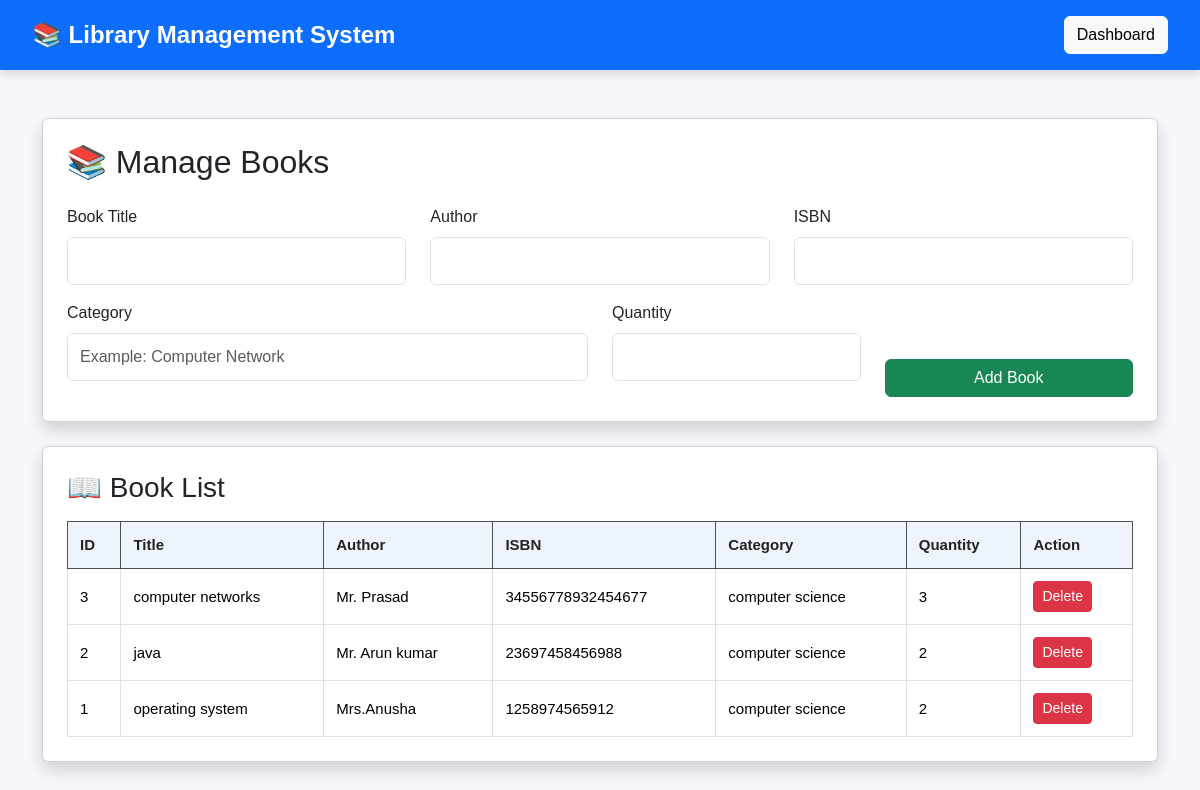
/books, run on the app's committed database.
### tables this page shows
CREATE TABLE books(
        id INTEGER PRIMARY KEY AUTOINCREMENT,
        title TEXT,
        author TEXT,
        isbn TEXT,
        category TEXT,
        quantity INTEGER
    );

### app.py (the view, shortened to what this page needs)
@app.route("/books", methods=["GET", "POST"])
def books():
    conn = get_db()
    cur = conn.cursor()
    cur.execute("""
    SELECT *
    FROM books
    ORDER BY id DESC
    """)
    books = cur.fetchall()
    conn.close()
    return render_template(
        "books.html",
        books=books
    )

### app.py (called while the page is built)
def get_db():
    conn = sqlite3.connect(DATABASE)
    conn.row_factory = sqlite3.Row
    return conn

### templates/books.html (shortened to what this page needs)
<!DOCTYPE html>
<html lang="en">
<head>
    <link href="https://cdn.jsdelivr.net/npm/bootstrap@5.3.3/dist/css/bootstrap.min.css" rel="stylesheet">
    <link rel="stylesheet" href="{{ url_for('static', filename='css/style.css') }}">
</head>
<body>
<nav class="navbar navbar-dark bg-primary">
    <div class="container-fluid">
        <span class="navbar-brand fs-4">
            📚 Library Management System
        </span>
        <a href="/librarian"
           class="btn btn-light">
            Dashboard
        </a>
    </div>
</nav>
<div class="container mt-5">
    <div class="card shadow p-4">
        <h2 class="mb-4">
            📚 Manage Books
        </h2>
        <form method="POST">
            <div class="row">
                <div class="col-md-4 mb-3">
                    <label class="form-label">
                        Book Title
                    </label>
                    <input
                        type="text"
                        name="title"
                        class="form-control"
                        required>
                </div>
                <div class="col-md-4 mb-3">
                    <label class="form-label">
                        Author
                    </label>
                    <input
                        type="text"
                        name="author"
                        class="form-control"
                        required>
                </div>
                <div class="col-md-4 mb-3">
                    <label class="form-label">
                        ISBN
                    </label>
                    <input
                        type="text"
                        name="isbn"
                        class="form-control"
                        required>
                </div>
            </div>
            <div class="row">
                <div class="col-md-6 mb-3">
                    <label class="form-label">
                        Category
                    </label>
                    <input
                        type="text"
                        name="category"
                        class="form-control"
                        placeholder="Example: Computer Network"
                        required>
                </div>
                <div class="col-md-3 mb-3">
                    <label class="form-label">
                        Quantity
                    </label>
                    <input
                        type="number"
                        name="quantity"
                        class="form-control"
                        required>
                </div>
                <div class="col-md-3 d-grid align-items-end">
                    <button
                        class="btn btn-success mt-4">
                        Add Book
                    </button>
                </div>
            </div>
        </form>
    </div>
    <br>
    <div class="card shadow p-4">
        <h3 class="mb-3">
            📖 Book List
        </h3>
        <table class="table table-bordered table-hover">
            <thead class="table-dark">
                <tr>
                    <th>ID</th>
                    <th>Title</th>
                    <th>Author</th>
                    <th>ISBN</th>
                    <th>Category</th>
                    <th>Quantity</th>
                    <th>Action</th>
                </tr>
            </thead>
            <tbody>
            {% for book in books %}
                <tr>
                    <td>{{ book.id }}</td>
                    <td>{{ book.title }}</td>
                    <td>{{ book.author }}</td>
                    <td>{{ book.isbn }}</td>
                    <td>{{ book.category }}</td>
                    <td>{{ book.quantity }}</td>
                    <td>
                        <a
                        href="/delete_book/{{ book.id }}"
                        class="btn btn-danger btn-sm"
                        onclick="return deleteConfirm()">
                            Delete
                        </a>
                    </td>
                </tr>
            {% endfor %}
            </tbody>
        </table>
    </div>
</div>
</body>
</html>

### static/css/style.css (style rules this page uses)
* { margin:0; padding:0; box-sizing:border-box; font-family:Arial, Helvetica, sans-serif; }
body { background:#f5f7fb; }
.form-control, .form-select { height:48px; }
.navbar { background:#1f2937; padding:12px 20px; box-shadow:0 3px 10px rgba(0,0,0,.15); }
.navbar-brand { color:#fff !important; font-weight:bold; }
.table { margin-bottom:0; font-size:15px; }
.table thead th { background:#eef4fb; color:#222; font-weight:600; padding:12px; }
.table td { padding:12px; vertical-align:middle; }

### data on the page
books: id "3", title "computer networks", author "Mr. Prasad", isbn "34556778932454677", category "computer science", quantity "3"
books: id "2", title "java", author "Mr. Arun kumar", isbn "23697458456988", category "computer science", quantity "2"
books: id "1", title "operating system", author "Mrs.Anusha", isbn "1258974565912", category "computer science", quantity "2"
